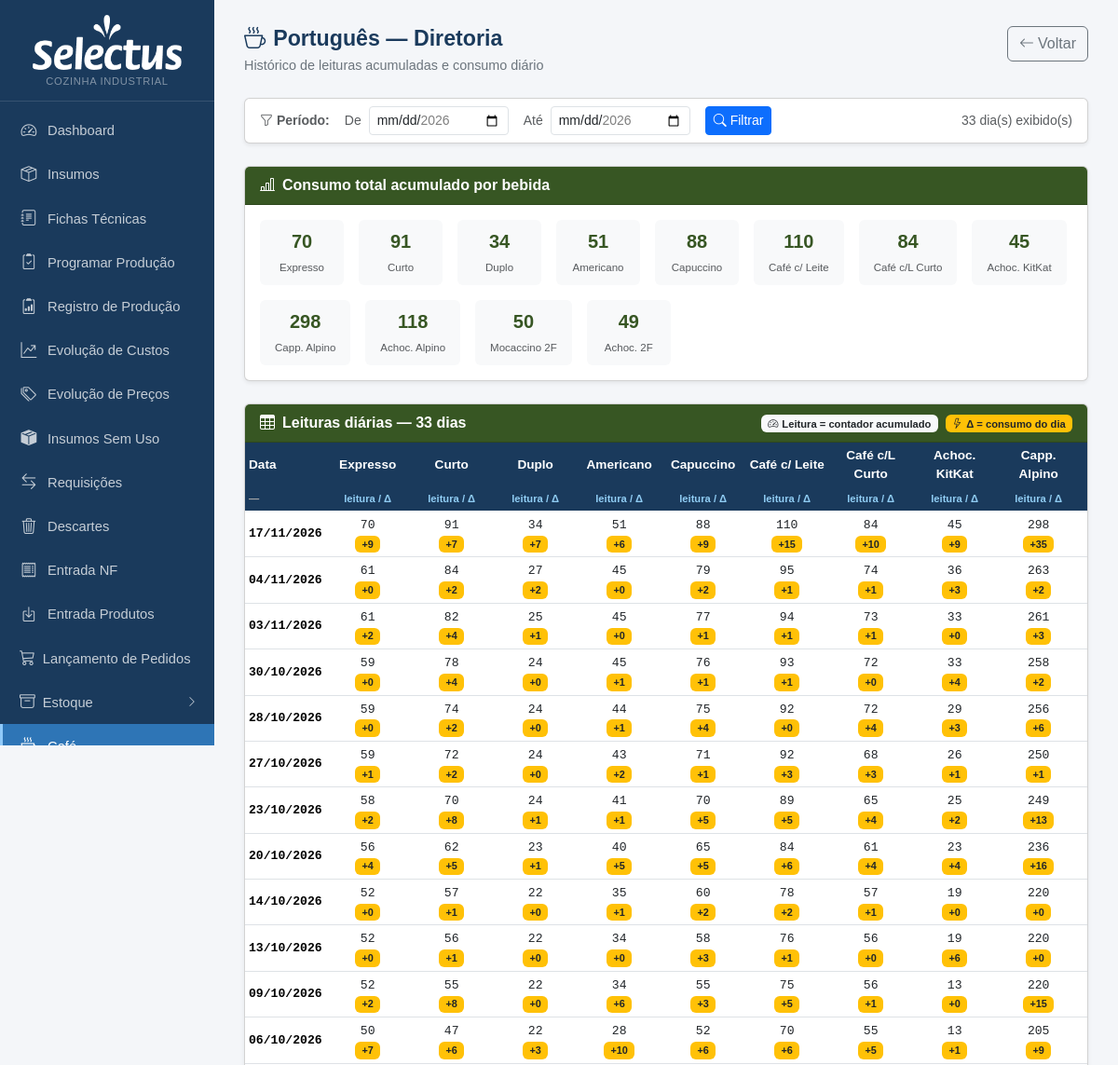
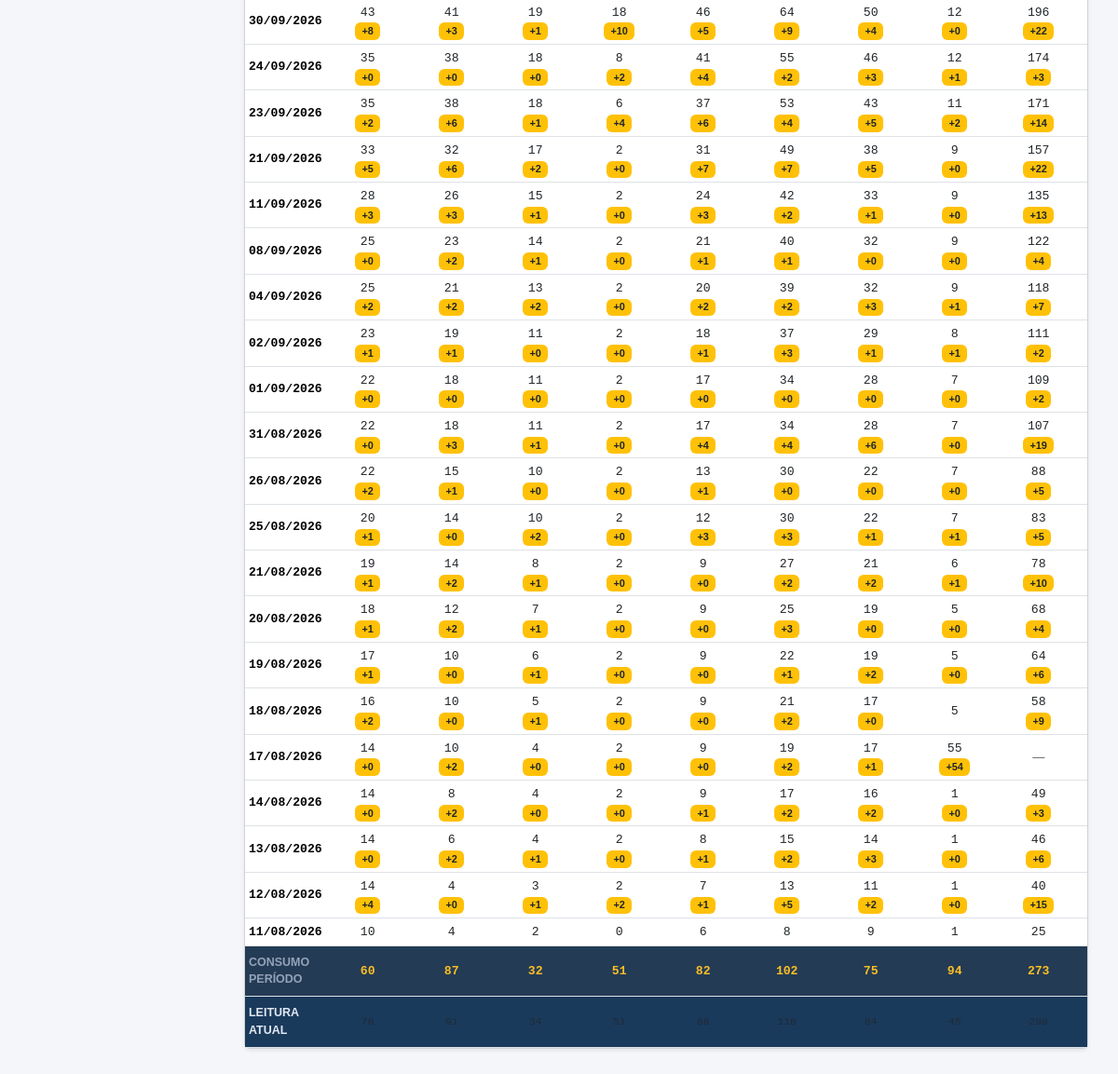
The app's page /cafe/maquina/4 with its own data (2 pictures, top to bottom).
### tables this page shows
CREATE TABLE cafe_maquinas (
    id INTEGER PRIMARY KEY,
    pdv TEXT NOT NULL,
    maquina TEXT NOT NULL,
    nome TEXT NOT NULL,
    tipo TEXT NOT NULL DEFAULT 'nestle'
, etiqueta TEXT);

CREATE TABLE cafe_leituras (
    id INTEGER PRIMARY KEY AUTOINCREMENT,
    maquina_id INTEGER NOT NULL REFERENCES cafe_maquinas(id),
    data TEXT NOT NULL,
    expresso INTEGER, curto INTEGER, duplo INTEGER, americano INTEGER,
    capuccino INTEGER, cafe_leite INTEGER, cafe_leite_curto INTEGER,
    achoc_kitkat INTEGER, capp_alpino INTEGER, achoc_alpino INTEGER,
    mocaccino_2f INTEGER, achoc_2f INTEGER,
    bbc_cafe_longo INTEGER, bbc_cafe_curto INTEGER, bbc_cafe_pingado INTEGER,
    bbc_capuccino INTEGER, bbc_mocaccino INTEGER, bbc_chocolate INTEGER,
    bbc_choc_leite INTEGER, bbc_leite INTEGER, bbc_chap_canela INTEGER,
    total_dia INTEGER,
    UNIQUE(maquina_id, data)
);

### app.py (the view)
@app.route('/cafe/maquina/<int:mid>')
def cafe_maquina(mid):
    db = get_db()
    maquina = db.execute('SELECT * FROM cafe_maquinas WHERE id=?', (mid,)).fetchone()
    if not maquina:
        db.close(); return redirect(url_for('cafe_lista'))
    filtro_de  = request.args.get('de', '')
    filtro_ate = request.args.get('ate', '')
    all_rows = db.execute(
        'SELECT * FROM cafe_leituras_calc WHERE maquina_id=? ORDER BY data ASC', (mid,)
    ).fetchall()
    bebidas = BBC_BEBIDAS if maquina['tipo'] == 'bbc' else NESTLE_BEBIDAS
    dias_todos = []
    prev = {col: None for col, _ in bebidas}
    for r in all_rows:
        deltas = {}
        for col, label in bebidas:
            v = r[col]
            p = prev[col]
            if v is not None and p is not None:
                d = v - p
                deltas[col] = d if d >= 0 else None
            else:
                deltas[col] = None
            if v is not None:
                prev[col] = v
        dias_todos.append({'row': r, 'deltas': deltas})
    dias = [d for d in dias_todos
            if (not filtro_de  or d['row']['data'] >= filtro_de)
            and (not filtro_ate or d['row']['data'] <= filtro_ate)]
    data_min = all_rows[0]['data'] if all_rows else ''
    data_max = all_rows[-1]['data'] if all_rows else ''
    db.close()
    return render_template('cafe_maquina.html', maquina=maquina, dias=dias,
                           bebidas=bebidas,
                           filtro_de=filtro_de, filtro_ate=filtro_ate,
                           data_min=data_min, data_max=data_max)

### app.py (called while the page is built)
def get_db():
    c = sqlite3.connect(DB)
    c.row_factory = sqlite3.Row
    c.execute("PRAGMA foreign_keys = ON")
    return c

def count_alertas():
    try:
        db = get_db()
        n = db.execute('''SELECT COUNT(*) FROM insumos
                          WHERE estoque_minimo > 0 AND COALESCE(estoque_atual,0) < estoque_minimo''').fetchone()[0]
        db.close()
        return n
    except:
        return 0

@app.context_processor
def inject_alertas():
    try:
        db = get_db()
        n_ped = db.execute("SELECT COUNT(*) FROM pedidos WHERE status='aberto'").fetchone()[0]
        db.close()
    except Exception:
        n_ped = 0
    return dict(n_alertas=count_alertas(), n_pedidos_abertos=n_ped)

### templates/cafe_maquina.html (shortened to what this page needs)
{% extends "base.html" %}
{% block content %}
<div class="page-header d-flex justify-content-between align-items-start flex-wrap gap-2">
  <div>
    <h1><i class="bi bi-cup-hot me-2"></i>{{ maquina.nome }}</h1>
    <p class="mb-0">Histórico de leituras acumuladas e consumo diário</p>
  </div>
  <a href="{{ url_for('cafe_lista') }}" class="btn btn-outline-secondary">
    <i class="bi bi-arrow-left me-1"></i>Voltar
  </a>
</div>
<form method="get" class="card shadow-sm mb-4 mt-3">
  <div class="card-body py-2 d-flex align-items-center gap-3 flex-wrap">
    <span class="fw-semibold text-muted small"><i class="bi bi-funnel me-1"></i>Período:</span>
    <div class="d-flex align-items-center gap-2">
      <label class="small text-muted mb-0">De</label>
      <input type="date" name="de" class="form-control form-control-sm" style="width:150px"
             value="{{ filtro_de }}" min="{{ data_min }}" max="{{ data_max }}">
    </div>
    <div class="d-flex align-items-center gap-2">
      <label class="small text-muted mb-0">Até</label>
      <input type="date" name="ate" class="form-control form-control-sm" style="width:150px"
             value="{{ filtro_ate }}" min="{{ data_min }}" max="{{ data_max }}">
    </div>
    <button type="submit" class="btn btn-sm btn-primary">
      <i class="bi bi-search me-1"></i>Filtrar
    </button>
    {% if dias %}
    <span class="ms-auto text-muted small">{{ dias|length }} dia(s) exibido(s)</span>
    {% endif %}
  </div>
</form>
{% if not dias %}
<div class="alert alert-info">Nenhuma leitura no período selecionado.</div>
{% else %}
{% set pdv_colors = {'Amaro': '#1a3a5c', 'Portugues': '#375623', 'Izabel': '#5a1a3a'} %}
{% set cor = pdv_colors.get(maquina.pdv, '#333') %}
<div class="card shadow-sm mb-4">
  <div class="card-header py-2" style="background:{{ cor }}">
    <span class="text-white fw-semibold"><i class="bi bi-bar-chart-line me-2"></i>Consumo total acumulado por bebida</span>
  </div>
  <div class="card-body p-0">
    <div class="d-flex flex-wrap gap-3 p-3">
      {% set ultima = dias[-1].row %}
      {% for col, label in bebidas %}
        {% set v = ultima[col] %}
        {% if v %}
        <div class="text-center px-3 py-2 rounded" style="background:#f8f9fa;min-width:90px">
          <div class="fw-bold fs-5" style="color:{{ cor }}">{{ v|int }}</div>
          <small class="text-muted" style="font-size:.72rem">{{ label }}</small>
        </div>
        {% endif %}
      {% endfor %}
    </div>
  </div>
</div>
<div class="card shadow-sm">
  <div class="card-header py-2 d-flex justify-content-between align-items-center" style="background:{{ cor }}">
    <span class="text-white fw-semibold"><i class="bi bi-table me-2"></i>Leituras diárias — {{ dias|length }} dias</span>
    <div class="d-flex gap-2">
      <span class="badge bg-light text-dark" style="font-size:.7rem"><i class="bi bi-speedometer2 me-1"></i>Leitura = contador acumulado</span>
      <span class="badge bg-warning text-dark" style="font-size:.7rem"><i class="bi bi-lightning me-1"></i>Δ = consumo do dia</span>
    </div>
  </div>
  <div class="card-body p-0" style="overflow-x:auto">
    <table class="table table-sm table-hover mb-0 align-middle" style="font-size:.82rem;min-width:900px">
      <thead style="background:{{ cor }};position:sticky;top:0">
        <tr>
          <th style="color:#fff;min-width:80px">Data</th>
          {% for col, label in bebidas %}
          <th class="text-center" style="color:#fff;min-width:90px">{{ label }}</th>
          {% endfor %}
        </tr>
        <tr style="background:rgba(0,0,0,.25)">
          <th style="color:#aaa;font-size:.7rem">—</th>
          {% for col, label in bebidas %}
          <th class="text-center" style="color:#90cdf4;font-size:.7rem">leitura / Δ</th>
          {% endfor %}
        </tr>
      </thead>
      <tbody>
        {% for d in dias|reverse %}
        {% set r = d.row %}
        {% set dt = r.data %}
        <tr>
          <td class="fw-semibold font-monospace" style="white-space:nowrap">
            {{ dt[8:10] }}/{{ dt[5:7] }}/{{ dt[0:4] }}
          </td>
          {% for col, label in bebidas %}
          {% set leitura = r[col] %}
          {% set delta = d.deltas[col] %}
          <td class="text-center">
            {% if leitura is not none %}
              <span class="font-monospace text-dark">{{ leitura|int }}</span>
              {% if delta is not none %}
                <br><span class="badge bg-warning text-dark" style="font-size:.68rem">+{{ delta|int }}</span>
              {% endif %}
            {% else %}
              <span class="text-muted">—</span>
            {% endif %}
          </td>
          {% endfor %}
          {% set ns = namespace(total=0) %}
          {% for col, label in bebidas %}
            {% if d.deltas[col] %}{% set ns.total = ns.total + d.deltas[col] %}{% endif %}
          {% endfor %}
        </tr>
        {% endfor %}
      </tbody>
      <tfoot>
        <tr>
          <td class="fw-bold py-2 pe-2" style="background:#243b55;color:#94a3b8;font-size:.78rem">CONSUMO PERÍODO</td>
          {% for col, label in bebidas %}
          {% set soma = namespace(v=0) %}
          {% for d in dias %}{% if d.deltas[col] %}{% set soma.v = soma.v + d.deltas[col] %}{% endif %}{% endfor %}
          <td class="text-center fw-bold font-monospace py-2" style="background:#243b55;color:#fbbf24">
            {{ soma.v if soma.v > 0 else '—' }}
          </td>
          {% endfor %}
          {% set soma_total = namespace(v=0) %}
          {% for d in dias %}
            {% set ns2 = namespace(t=0) %}
            {% for col, label in bebidas %}{% if d.deltas[col] %}{% set ns2.t = ns2.t + d.deltas[col] %}{% endif %}{% endfor %}
            {% set soma_total.v = soma_total.v + ns2.t %}
          {% endfor %}
        </tr>
        <tr>
          <td class="fw-bold py-2 pe-2" style="background:#1a3a5c;color:#e2e8f0;font-size:.78rem">LEITURA ATUAL</td>
          {% set ultima = dias[-1].row %}
          {% for col, label in bebidas %}
          <td class="text-center font-monospace py-2 text-muted small" style="background:#1a3a5c">
          </td>
          {% endfor %}
        </tr>
      </tfoot>
    </table>
  </div>
</div>
{% endif %}
{% endblock %}

### records on screen
cafe_maquinas: nome "Português — Diretoria"
cafe_leituras: data "17", data "11", data "2026"
cafe_leituras: data "04", data "11", data "2026"
cafe_leituras: data "03", data "11", data "2026"
cafe_leituras: data "30", data "10", data "2026"
cafe_leituras: data "28", data "10", data "2026"
cafe_leituras: data "27", data "10", data "2026"
cafe_leituras: data "23", data "10", data "2026"
cafe_leituras: data "20", data "10", data "2026"
cafe_leituras: data "14", data "10", data "2026"
cafe_leituras: data "13", data "10", data "2026"
cafe_leituras: data "09", data "10", data "2026"
cafe_leituras: data "06", data "10", data "2026"
cafe_leituras: data "30", data "09", data "2026"
cafe_leituras: data "24", data "09", data "2026"
cafe_leituras: data "23", data "09", data "2026"
cafe_leituras: data "21", data "09", data "2026"
cafe_leituras: data "11", data "09", data "2026"
cafe_leituras: data "08", data "09", data "2026"
cafe_leituras: data "04", data "09", data "2026"
cafe_leituras: data "02", data "09", data "2026"
cafe_leituras: data "01", data "09", data "2026"
cafe_leituras: data "31", data "08", data "2026"
cafe_leituras: data "26", data "08", data "2026"
cafe_leituras: data "25", data "08", data "2026"
cafe_leituras: data "21", data "08", data "2026"
cafe_leituras: data "20", data "08", data "2026"
cafe_leituras: data "19", data "08", data "2026"
cafe_leituras: data "18", data "08", data "2026"
cafe_leituras: data "17", data "08", data "2026"
cafe_leituras: data "14", data "08", data "2026"
cafe_leituras: data "13", data "08", data "2026"
cafe_leituras: data "12", data "08", data "2026"
cafe_leituras: data "11", data "08", data "2026"

### other values on screen
{{ dias|length }} "33"
{{ v|int }} "70" "91" "34" "51" "88" "110" "84" "45" "298" "118" "50" "49"
{{ label }} "Expresso" "Curto" "Duplo" "Americano" "Capuccino" "Café c/ Leite" "Café c/L Curto" "Achoc. KitKat" "Capp. Alpino" "Achoc. Alpino" "Mocaccino 2F" "Achoc. 2F"
{{ label }} "Expresso" "Curto" "Duplo" "Americano" "Capuccino" "Café c/ Leite" "Café c/L Curto" "Achoc. KitKat" "Capp. Alpino"
{{ leitura|int }} "70" "91" "34" "51" "88" "110" "84" "45" "298" "61" "84" "27" "45" "79" "95" "74" "36" "263" "61" "82" "25" "45" "77" "94" "73" "33" "261" "59" "78" "24" "45" "76" "93" "72" "33" "258" "59" "74" "24" "44" "75" "92" "72" "29" "256" "59" "72" "24" "43" "71" "92" "68" "26" "250" "58" "70" "24" "41" "70" "89" "65" "25" "249" "56" "62" "23" "40" "65" "84" "61" "23" "236" "52" "57" "22" "35" "60" "78" "57" "19" "220" "52" "56" "22" "34" "58" "76" "56" "19" "220" "52" "55" "22" "34" "55" "75" "56" "13" "220" "50" "47" "22" "28" "52" "70" "55" "13" "205" "43" "41" "19" "18" "46" "64" "50" "12" "196" "35" "38" "18" "8" "41" "55" "46" "12" "174" "35" "38" "18" "6" "37" "53" "43" "11" "171" "33" "32" "17" "2" "31" "49" "38" "9" "157" "28" "26" "15" "2" "24" "42" "33" "9" "135" "25" "23" "14" "2" "21" "40" "32" "9" "122" "25" "21" "13" "2" "20" "39" "32" "9" "118" "23" "19" "11" "2" "18" "37" "29" "8" "111" "22" "18" "11" "2" "17" "34" "28" "7" "109" "22" "18" "11" "2" "17" "34" "28" "7" "107" "22" "15" "10" "2" "13" "30" "22" "7" "88" "20" "14" "10" "2" "12" "30" "22" "7" "83" "19" "14" "8" "2" "9" "27" "21" "6" "78" "18" "12" "7" "2" "9" "25" "19" "5" "68" "17" "10" "6" "2" "9" "22" "19" "5" "64" "16" "10" "5" "2" "9" "21" "17" "5" "58" "14" "10" "4" "2" "9" "19" "17" "55" "14" "8" "4" "2" "9" "17" "16" "1" "49" "14" "6" "4" "2" "8" "15" "14" "1" "46" "14" "4" "3" "2" "7" "13" "11" "1" "40" "10" "4" "2" "0" "6" "8" "9" "1" "25"
{{ delta|int }} "9" "7" "7" "6" "9" "15" "10" "9" "35" "0" "2" "2" "0" "2" "1" "1" "3" "2" "2" "4" "1" "0" "1" "1" "1" "0" "3" "0" "4" "0" "1" "1" "1" "0" "4" "2" "0" "2" "0" "1" "4" "0" "4" "3" "6" "1" "2" "0" "2" "1" "3" "3" "1" "1" "2" "8" "1" "1" "5" "5" "4" "2" "13" "4" "5" "1" "5" "5" "6" "4" "4" "16" "0" "1" "0" "1" "2" "2" "1" "0" "0" "0" "1" "0" "0" "3" "1" "0" "6" "0" "2" "8" "0" "6" "3" "5" "1" "0" "15" "7" "6" "3" "10" "6" "6" "5" "1" "9" "8" "3" "1" "10" "5" "9" "4" "0" "22" "0" "0" "0" "2" "4" "2" "3" "1" "3" "2" "6" "1" "4" "6" "4" "5" "2" "14" "5" "6" "2" "0" "7" "7" "5" "0" "22" "3" "3" "1" "0" "3" "2" "1" "0" "13" "0" "2" "1" "0" "1" "1" "0" "0" "4" "2" "2" "2" "0" "2" "2" "3" "1" "7" "1" "1" "0" "0" "1" "3" "1" "1" "2" "0" "0" "0" "0" "0" "0" "0" "0" "2" "0" "3" "1" "0" "4" "4" "6" "0" "19" "2" "1" "0" "0" "1" "0" "0" "0" "5" "1" "0" "2" "0" "3" "3" "1" "1" "5" "1" "2" "1" "0" "0" "2" "2" "1" "10" "1" "2" "1" "0" "0" "3" "0" "0" "4" "1" "0" "1" "0" "0" "1" "2" "0" "6" "2" "0" "1" "0" "0" "2" "0" "9" "0" "2" "0" "0" "0" "2" "1" "54" "0" "2" "0" "0" "1" "2" "2" "0" "3" "0" "2" "1" "0" "1" "2" "3" "0" "6" "4" "0" "1" "2" "1" "5" "2" "0" "15"
{{ soma.v if soma.v > 0 else '—' }} "60" "87" "32" "51" "82" "102" "75" "94" "273"
